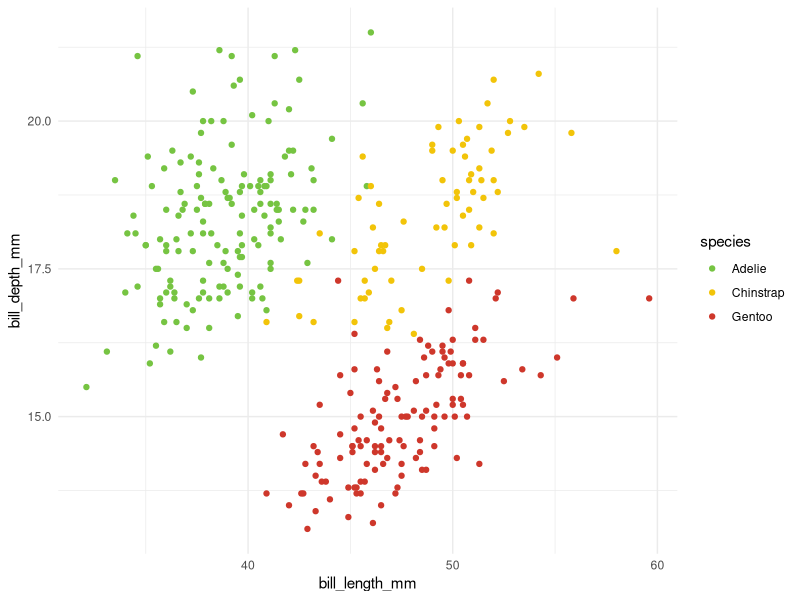

Here is the R script that generated this plot:
## ---- chunk 1
#| echo: true
lm(mpg ~ disp, data = mtcars)
## ---- chunk 2
#| echo: true
#| warning: false
#| output-location: slide
library(ggplot2)

colors <- c("#76c442", "#f2c409", "#ce372b")

ggplot(modeldata::penguins) +
  aes(bill_length_mm, bill_depth_mm,
      color = species) +
  geom_point() +
  theme_minimal() +
  scale_color_manual(values = colors)
